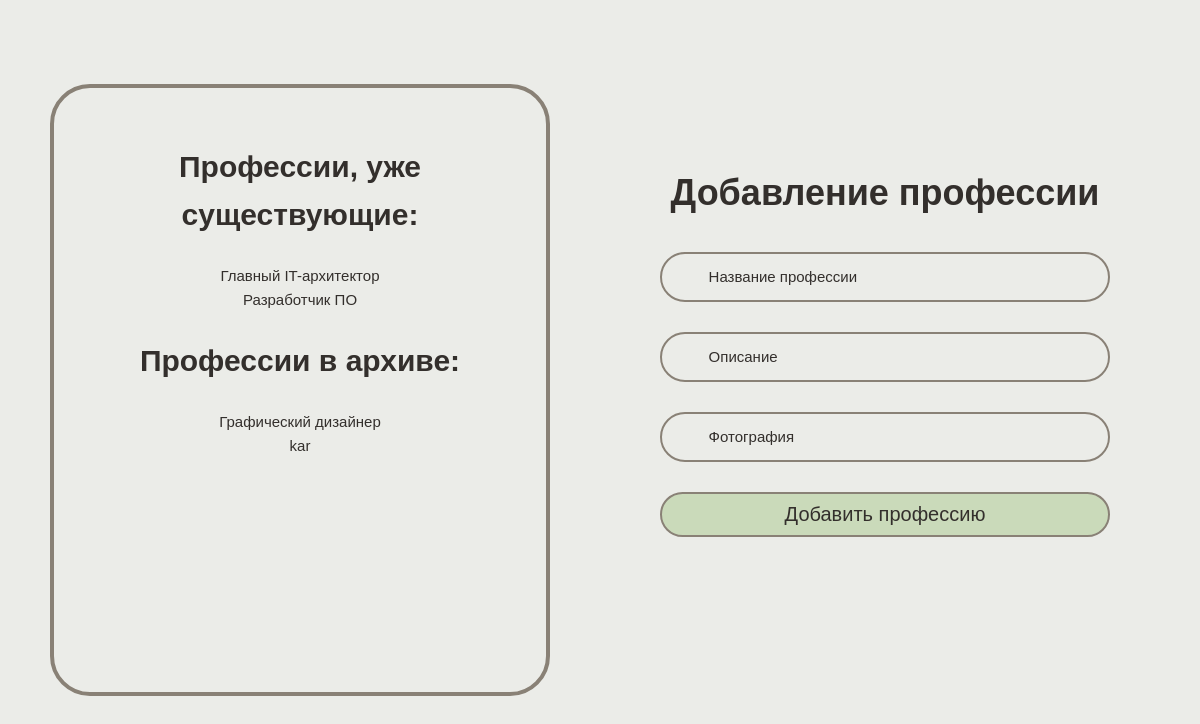
Page /opd2.com/links/lk_links/lk_admin/add_prof.php on the committed database.
### tables this page shows
CREATE TABLE `profession` (
  `id` int(11) NOT NULL,
  `name` text NOT NULL,
  `description` text NOT NULL,
  `pvk1` text NOT NULL,
  `pvk2` text NOT NULL,
  `pvk3` text NOT NULL,
  `pvk4` text NOT NULL,
  `pvk5` text NOT NULL,
  `photo` text DEFAULT NULL,
  `can_display` tinyint(1) DEFAULT 0
);

### opd2.com/links/lk_links/lk_admin/add_prof.php (the view, shortened to what this page needs)
<!DOCTYPE html>
<html lang="ru">
<head>
    <link rel="stylesheet" href="../../../assets/css/lk_css/lk_adm_css/add_prof.css">
</head>
<?php
$id = $_GET['id'];
require_once("../../connection.php");
?>
<body>
<div class="container">
    <div class="main">
        <div class="main__left">
           <div class="text">
                <h2>Профессии, уже существующие:</h2>
                <div class="spis__prof"> <p>
                <?php
                    $result = $con -> query("SELECT * FROM profession WHERE can_display<>2");
                    if ($result != false){
                        while ($row = $result->fetch_assoc()){
                            echo $row['name']."</br>";
                        }
                    }?>
                </p>
                </div>
                <h2>Профессии в архиве:</h2>
                <div class="spis__prof"> <p>
                <?php
                    $result = $con -> query("SELECT * FROM profession WHERE can_display=2");
                    if ($result != false){
                        while ($row = $result->fetch_assoc()){
                            echo $row['name']."</br>";
                        }
                    }?>
                </p>
                </div>
            </div>
        </div>
        <div class="main__right">
            <div class="wrapper">
            <form action="add_prof.php?id=<?php echo $id; ?>" id="addform" method="post" name="addform">
            <h1>Добавление профессии</h1>
                <div class="input__box">
                    <input type="text" id='name' name='name' placeholder="Название профессии" required>
                </div>
                <div class="input__box">
                    <input type="text" id='description' name='description' placeholder="Описание" required>
                </div>
                <div class="input__box">
                    <input type="text" id='photo' name='photo' placeholder="Фотография" required>
                </div>
                <button type="submit" id='add' name='add' class="btn">Добавить профессию</button>
            </form>
            </div>
        </div>
    </div>
</div>
</body>
</html>

### opd2.com/assets/css/lk_css/lk_adm_css/add_prof.css (style rules this page uses)
body { margin: 0 0px; font-family: "Source Sans Variable", sans-serif; font-size: 15px; line-height: 1.6; color: #332F2C; background-color: #EBECE8; }
*, * before, after { box-sizing: border-box; }
.container { padding-top: 50px; width: 100%; max-width: 1600px; }
h1 { font-size: 36px; text-align: center; color: #332F2C; font-family: "Source Sans Variable", sans-serif; }
.main { display: flex; justify-content: space-between; }
.main__left { width: 50%; text-align: center; min-height: 680px; display: grid; place-items: center; }
.input__box { position: relative; width: 100%; height: 50px; margin: 30px 0; border: none; outline: none; border-radius: 40px; border: 2px solid #898176; background-color: #EBECE8; }
.input__box input { width: 90%; height: 100%; background: transparent; font-size: 15px; margin-left: 15px; border: none; outline: none; font-family: "Source Sans Variable", sans-serif; color: #332F2C; }
.input__box input::placeholder { color:#332F2C; font-size: 15px; }
.wrapper { padding-top: 90px; max-width: 450px; margin: auto 0px; }
.wrapper .btn { width: 100%; height: 45px; border: none; outline: none; border-radius: 40px; cursor: pointer; font-size: 20px; font-weight: 500; color:#332F2C; border: 2px solid #898176; font-family: "Source Sans Variable", sans-serif; background-color: #CADABA; }
.text { max-width: 500px; min-height: 500px; border: 4px solid #898176; border-radius: 40px; padding-top: 30px; height: 90%; font-size: 20px; font-weight: 30; }
.text h2 { font-size: 30px; text-align: center; padding: 0 10px; }
.spis__prof p { margin: 0px 0px; font-size: 15px; }
.main__right { width: 45%; text-align: right; }

### rows in the picture
profession: name "Главный IT-архитектор"
profession: name "Разработчик ПО"
profession: name "Графический дизайнер"
profession: name "kar"
